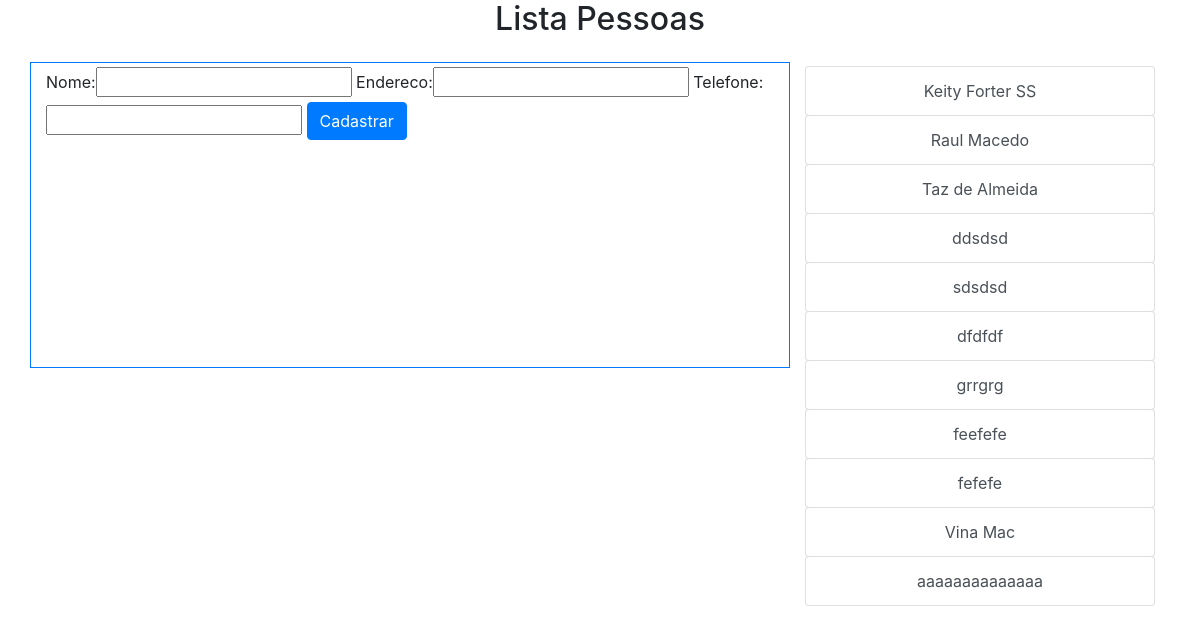
Page /core/pessoas/ on the committed database.
### core/models.py (models this page shows, shortened)
class Pessoa(models.Model):
	nome = models.CharField(max_length=50)
	endereco = models.CharField(max_length=100)
	telefone = models.CharField(max_length=20)

### core/views.py (the view)
# urls.py: path('pessoas/', lista_pessoas, name='core_lista_pessoas'),
def lista_pessoas(request):
	pessoas = Pessoa.objects.all()
	form = PessoaForm()
	data = {'pessoas': pessoas, 'form': form}
	return render(request, 'core/lista_pessoas.html', data)

### core/forms.py
class PessoaForm(ModelForm):
	class Meta:
		model = Pessoa
		fields = '__all__'

### core/templates/core/lista_pessoas.html (shortened to what this page needs)
{% extends 'base.html' %}
{% load bootstrap %}
{% block main %}
<div class="row mb-3">
	<div class="col-sm-12 text-center">
		<h2>Lista Pessoas</h2>
	</div>
</div>
<div class="row">
	<div class="col-sm-8 table table-bordered pt-1 pb-1 border border-primary"
	style="max-height: 306px">
		<form class="" action="{% url 'core_cadastra_pessoas' %}"
		method="POST">
		{{ form|bootstrap }}
			<button class="btn btn-primary"
			type="submit">Cadastrar</button>
		</form>
	</div>
	<div class="col-sm-4 pt-1 text-center">
		<div class="list-group">
			{% for pessoa in pessoas %}
			<a href="{% url 'core_update_pessoas' pessoa.id %}" class="list-group-item list-group-item-action btn btn-primary"
			role="button" aria-pressed="true">
   			{{ pessoa.nome }}
  			</a>
			{% endfor %}
		</div>
	</div>
</div>
{% endblock %}

### rows in the picture
Pessoa: nome "Keity Forter SS"
Pessoa: nome "Raul Macedo"
Pessoa: nome "Taz de Almeida"
Pessoa: nome "ddsdsd"
Pessoa: nome "sdsdsd"
Pessoa: nome "dfdfdf"
Pessoa: nome "grrgrg"
Pessoa: nome "feefefe"
Pessoa: nome "fefefe"
Pessoa: nome "Vina Mac"
Pessoa: nome "aaaaaaaaaaaaaa"
